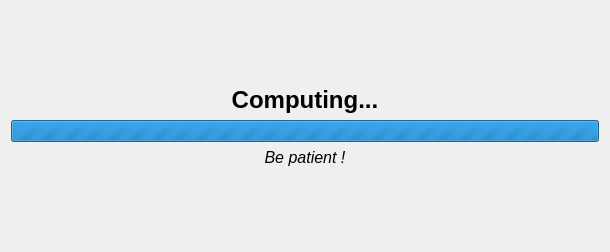
<?xml version="1.0" encoding="UTF-8"?>
<ui version="4.0">
 <class>StatisticsProcessingPage</class>
 <widget class="QWizardPage" name="StatisticsProcessingPage">
  <property name="geometry">
   <rect>
    <x>0</x>
    <y>0</y>
    <width>610</width>
    <height>252</height>
   </rect>
  </property>
  <property name="windowTitle">
   <string>WizardPage</string>
  </property>
  <layout class="QVBoxLayout" name="verticalLayout">
   <item>
    <spacer name="verticalSpacer_2">
     <property name="orientation">
      <enum>Qt::Orientation::Vertical</enum>
     </property>
     <property name="sizeHint" stdset="0">
      <size>
       <width>20</width>
       <height>65</height>
      </size>
     </property>
    </spacer>
   </item>
   <item>
    <widget class="QLabel" name="label_4">
     <property name="font">
      <font>
       <pointsize>18</pointsize>
       <bold>true</bold>
      </font>
     </property>
     <property name="text">
      <string>Computing...</string>
     </property>
     <property name="alignment">
      <set>Qt::AlignmentFlag::AlignCenter</set>
     </property>
    </widget>
   </item>
   <item>
    <widget class="QProgressBar" name="progressBar">
     <property name="maximum">
      <number>0</number>
     </property>
     <property name="value">
      <number>0</number>
     </property>
    </widget>
   </item>
   <item>
    <widget class="QLabel" name="label_5">
     <property name="font">
      <font>
       <pointsize>12</pointsize>
       <italic>true</italic>
      </font>
     </property>
     <property name="text">
      <string>Be patient !</string>
     </property>
     <property name="alignment">
      <set>Qt::AlignmentFlag::AlignCenter</set>
     </property>
    </widget>
   </item>
   <item>
    <spacer name="verticalSpacer_3">
     <property name="orientation">
      <enum>Qt::Orientation::Vertical</enum>
     </property>
     <property name="sizeHint" stdset="0">
      <size>
       <width>20</width>
       <height>64</height>
      </size>
     </property>
    </spacer>
   </item>
  </layout>
 </widget>
 <resources/>
 <connections/>
</ui>
